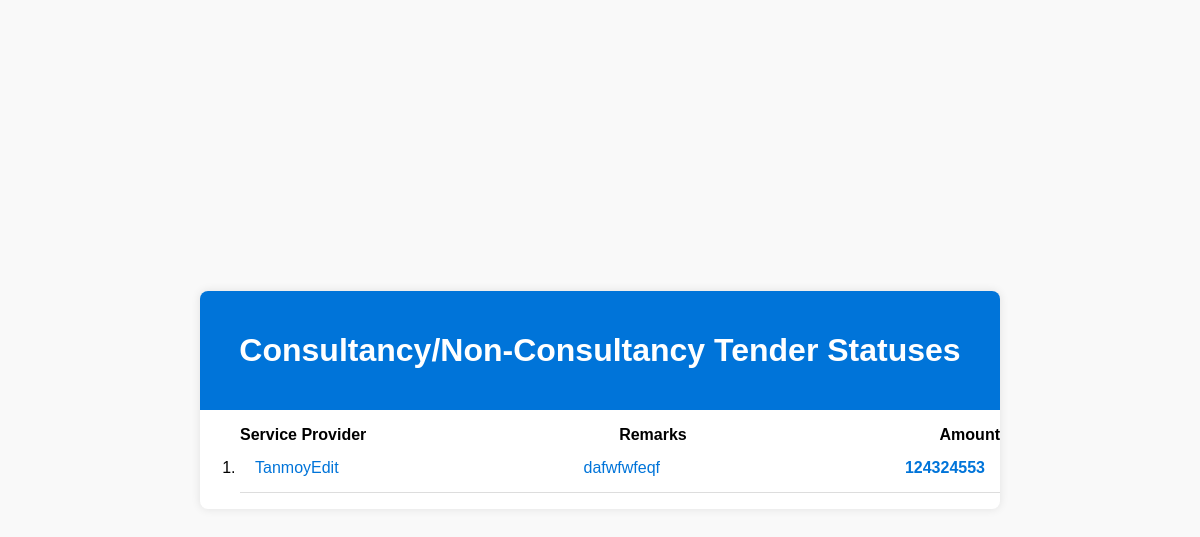
Page /adminMIS/consultanciesStatus.html (signed in) on the committed database.
### MIS/models.py (models this page shows)
class Consultancy(models.Model):
    serviceProvider = models.CharField(max_length=500)
    orderFileNo = models.CharField(max_length=50)
    orderDated = models.DateField()
    serviceStartDate = models.DateField()
    extensionEndDate = models.DateField()
    remarks = models.CharField(max_length=500)
    amount = models.IntegerField()

### MIS/views.py (the view)
# urls.py: path('adminMIS/consultanciesStatus.html', views.consultanciesStatus, name='consultanciesStatus'),
@login_required(login_url='/')
def consultanciesStatus(request):
    consultancyEntries = Consultancy.objects.all()
    return render(request, 'MIS/procurement/consultancies/consultanciesStatus.html', {'consultancyEntries': consultancyEntries})

### templates/MIS/procurement/consultancies/consultanciesStatus.html (shortened to what this page needs)
{% load static %}
<!DOCTYPE html>
<html lang="en">
<head>
    <link rel="stylesheet" href="{% static 'MIS/status.css' %}">
</head>
<body>
<div class="container">
    <header>
        <h1>Consultancy/Non-Consultancy Tender Statuses</h1>
    </header>
    <ol>
        {% for entry in consultancyEntries %}
            {% if entry.pk == 1 %}
                <div class="tender-info">
                    <span class="tender-heading">Service Provider</span>
                    <span class="tender-heading">Remarks</span>
                    <span class="tender-heading">Amount</span>
                </div>
            {% endif %}
            <li>
                <a href="{% url 'consultanciesDetail' entry.pk %}">
                    <div class="tender-info">
                        <span class="tender-id">{{ entry.serviceProvider }}</span>
                        <span class="tender-title">{{ entry.remarks }}</span>
                        <span class="tender-heading">{{ entry.amount }}</span>
                    </div>
                </a>
            </li>
        {% endfor %}
    </ol>
</div>
</body>
</html>

### static/MIS/status.css (style rules this page uses)
body { font-family: Arial, sans-serif; background-color: #f9f9f9; margin: 0; padding: 0; display: flex; justify-content: center; align-items: center; height: 100vh; }
.container { max-width: 800px; width: 90%; background-color: #fff; box-shadow: 0 0 10px rgba(0, 0, 0, 0.1); border-radius: 8px; overflow: hidden; }
header { background-color: #0074d9; color: #fff; padding: 20px; text-align: center; }
li { border-bottom: 1px solid #ddd; }
a { display: block; text-decoration: none; color: #0074d9; transition: background-color 0.3s ease, color 0.3s ease; padding: 15px; }
.tender-info { display: flex; justify-content: space-between; }
.tender-heading { font-weight: bold; }

### rows in the picture
Consultancy: shows "Service Provider", serviceProvider "TanmoyEdit", remarks "dafwfwfeqf", amount "124324553"
